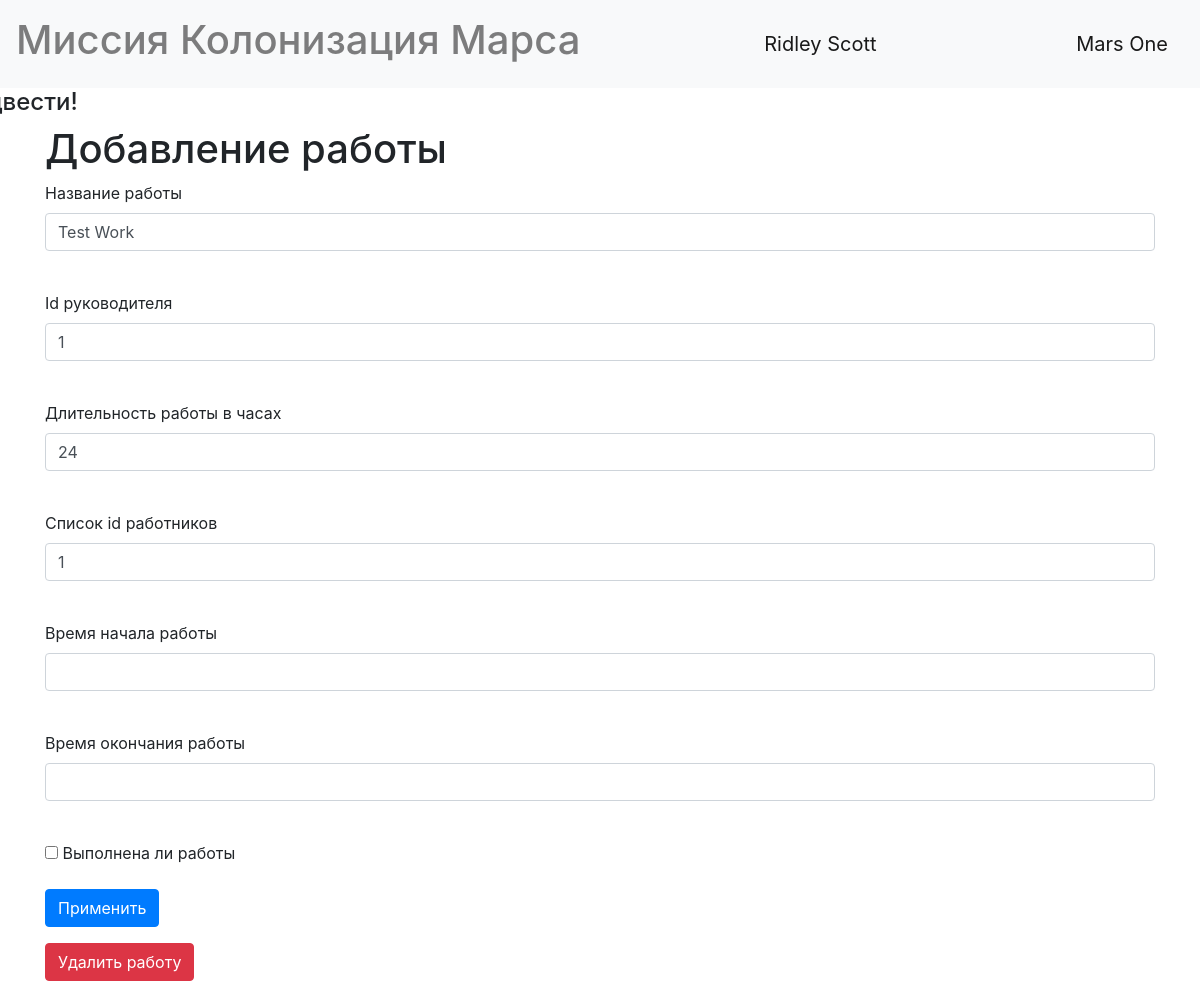
/jobs/1 (signed in), run on the app's committed database.
### data/users.py (models this page shows, shortened)
class User(SqlAlchemyBase, UserMixin, SerializerMixin):
    __tablename__ = 'users'
    id = sqlalchemy.Column(sqlalchemy.Integer, primary_key=True, autoincrement=True)
    surname = sqlalchemy.Column(sqlalchemy.String, nullable=True)
    name = sqlalchemy.Column(sqlalchemy.String, nullable=True)
    age = sqlalchemy.Column(sqlalchemy.Integer, nullable=True)
    position = sqlalchemy.Column(sqlalchemy.String, nullable=True)
    speciality = sqlalchemy.Column(sqlalchemy.String, nullable=True)
    address = sqlalchemy.Column(sqlalchemy.String, nullable=True)
    email = sqlalchemy.Column(sqlalchemy.String, unique=True, nullable=True)
    hashed_password = sqlalchemy.Column(sqlalchemy.String, nullable=True)
    created_date = sqlalchemy.Column(sqlalchemy.DateTime, default=datetime.datetime.now())

### data/jobs.py (models this page shows)
class Jobs(SqlAlchemyBase, SerializerMixin):
    __tablename__ = "jobs"
    id = sqlalchemy.Column(sqlalchemy.Integer, primary_key=True, autoincrement=True)
    team_leader = sqlalchemy.Column(sqlalchemy.Integer, foreign_key=True)
    job = sqlalchemy.Column(sqlalchemy.String, nullable=True)
    work_size = sqlalchemy.Column(sqlalchemy.Integer, nullable=True)
    collaborators = sqlalchemy.Column(sqlalchemy.String, nullable=True)
    start_date = sqlalchemy.Column(sqlalchemy.DateTime, nullable=True)
    end_date = sqlalchemy.Column(sqlalchemy.DateTime, nullable=True)
    is_finished = sqlalchemy.Column(sqlalchemy.Boolean, default=False)
    creator = sqlalchemy.Column(sqlalchemy.Integer, nullable=True)

### main.py (the view, shortened to what this page needs)
@app.route("/jobs/<int:job_id>", methods=["POST", "GET"])
def edit_job(job_id):
    form = JobForm()
    if request.method == "GET":
        dbs = db_session.create_session()
        job = dbs.query(Jobs).filter(Jobs.id == job_id).first()
        if job and (job.creator == current_user.id or current_user.id == 1):
            form.job.data = job.job
            form.team_leader.data = job.team_leader
            form.work_size.data = job.work_size
            form.collaborators.data = job.collaborators
            form.is_finished.data = job.is_finished
            form.start_date.data = job.start_date
            form.end_date.data = job.end_date
        else:
            abort(404)
    return render_template("add_job.html", title="Редактирование работы", form=form, can_delete=True, job=job)

### data/job_form.py
class JobForm(FlaskForm):
    team_leader = IntegerField("Id руководителя", validators=[DataRequired()])
    job = StringField("Название работы", validators=[DataRequired()])
    collaborators = StringField("Список id работников", validators=[DataRequired()])
    work_size = IntegerField("Длительность работы в часах")
    start_date = DateTimeField("Время начала работы")
    end_date = DateTimeField("Время окончания работы")
    is_finished = BooleanField("Выполнена ли работы", default=False)
    submit = SubmitField("Применить")

### data/db_session.py (called while the page is built)
def create_session() -> Session:
    global __factory
    return __factory()

### main.py (called while the page is built)
@login_manager.user_loader
def load_user(user_id):
    dbs = db_session.create_session()
    return dbs.query(User).get(user_id)

### templates/add_job.html (shortened to what this page needs)
{%extends "base.html"%}
{%block content%}
<h1>Добавление работы</h1>
<form action="" method="post">
	<p>
		{{form.job.label}}<br>
		{{form.job(class="form-control")}}<br>
	</p>
	<p>
		{{form.team_leader.label}}<br>
		{{form.team_leader(class="form-control")}}<br>
	</p>
	<p>
		{{form.work_size.label}}<br>
		{{form.work_size(class="form-control")}}<br>
	</p>
	<p>
		{{form.collaborators.label}}<br>
		{{form.collaborators(class="form-control")}}<br>
	</p>
	<p>
		{{form.start_date.label}}<br>
		{{form.start_date(class="form-control")}}<br>
	</p>
	<p>
		{{form.end_date.label}}<br>
		{{form.end_date(class="form-control")}}<br>
	</p>
	<p>{{form.is_finished()}} {{form.is_finished.label}}</p>
	<p>{{form.submit(type="submit", class="btn btn-primary")}}</p>
	{%if can_delete%}
	<a class="btn btn-danger" href="/delete_job/{{job.id}}">Удалить работу</a>
	{%endif%}
</form>
{%endblock%}

### templates/base.html (shortened to what this page needs)
<!DOCTYPE html>
<html lang="en">
<head>
    <link rel="stylesheet" href="https://stackpath.bootstrapcdn.com/bootstrap/4.4.1/css/bootstrap.min.css"
>
</head>
<body>
<header>
  <nav class="navbar navbar-light bg-light">
      <h1 class="navbar-text">Миссия Колонизация Марса</h1>
      {% if current_user.is_authenticated %}
    <a class="navbar-brand" href="/logout">{{current_user.surname}} {{ current_user.name }}</a>
{% else %}
    <p>
        <a class="btn btn-primary " href="/register">Зарегистрироваться</a>
        <a class="btn btn-success" href="/login">Войти</a>
    </p>
{% endif %}
    <a class="navbar-brand" href="/">Mars One</a>
  </nav>
</header>
<main role="main" class="container">
    <h4 style="text-align: left; margin-left: -33%;">И на Марсе будут яблони цвести!</h4>
  {%block content%}{%endblock%}
</main>
</body>
</html>

### data on the page
User: surname "Ridley", name "Scott"
Jobs: job "Test Work", team_leader "1", work_size "24", collaborators "1"
